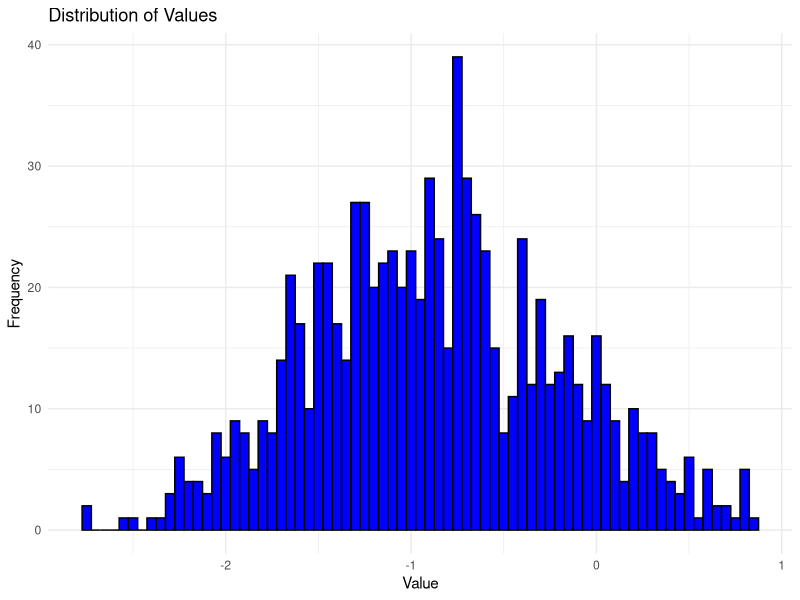

Recreate this plot in R.
## ---- chunk 1
# Read the CSV file
data <- read.csv("./Book1.csv", header = FALSE, stringsAsFactors = FALSE)

## ---- chunk 2
library(tidyr)
library(dplyr)

# Split the column into two columns
data <- separate(data, V1, into = c("file_name", "value"), sep = ": ")

glimpse(data)
## ---- chunk 3
data$value <- as.numeric(data$value)
## ---- chunk 4
data_cleaned <- data |>
  filter(value != 0)
## ---- chunk 5
library(ggplot2)

# Plot the distribution
data_cleaned |> 
  ggplot(aes(x = value)) +
  geom_histogram(binwidth = 0.05, fill = "blue", color = "black") +
  theme_minimal() +
  labs(title = "Distribution of Values", x = "Value", y = "Frequency")

